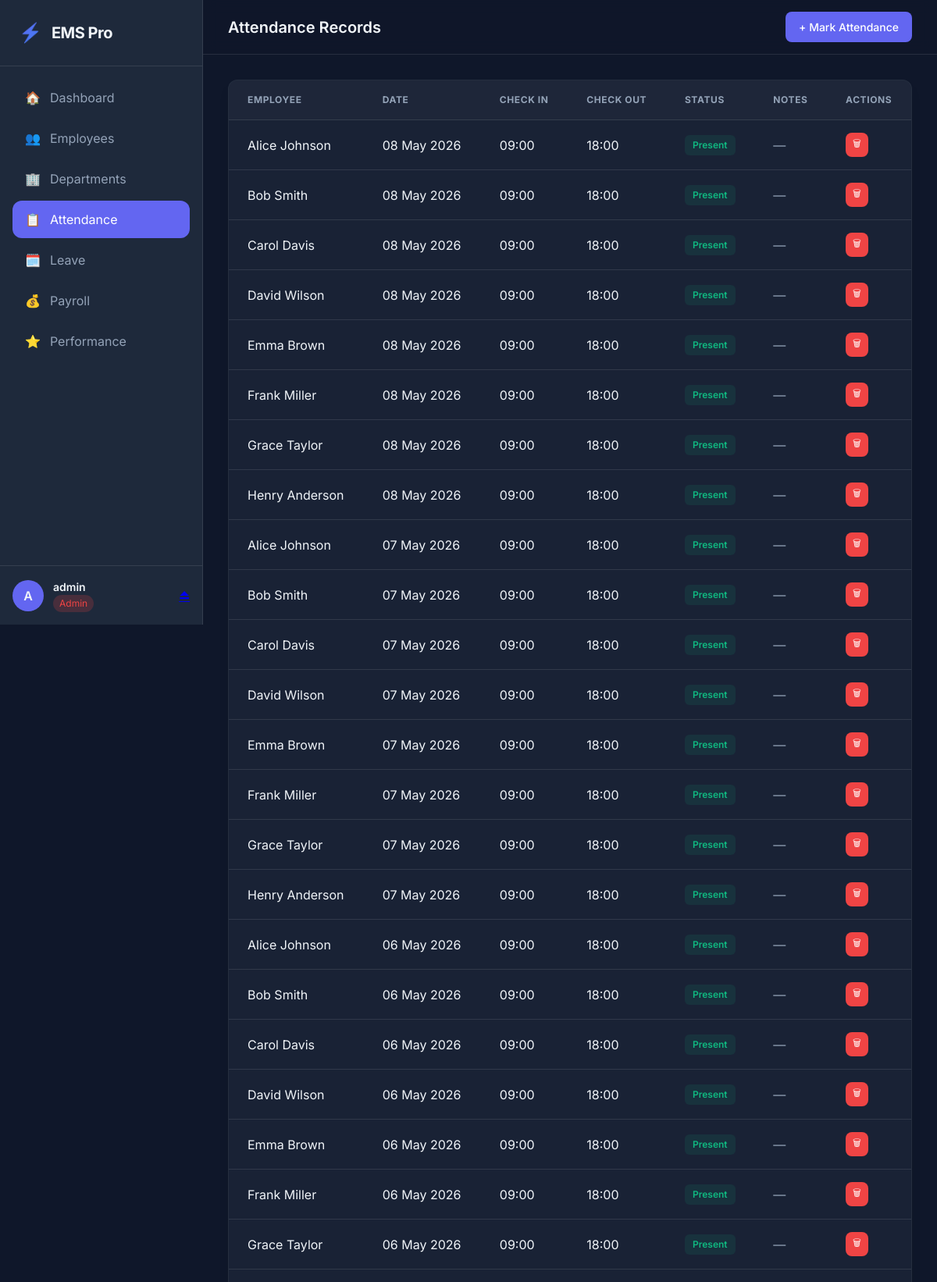
The app's page /attendance/ (signed in, upper part) with its own data.
### app/models/models.py (models this page shows, shortened)
class User(UserMixin, db.Model):
    __tablename__ = "users"
    id            = db.Column(db.Integer, primary_key=True, autoincrement=True)
    username      = db.Column(db.String(50), unique=True, nullable=False)
    password_hash = db.Column(db.String(128), nullable=False)
    role          = db.Column(db.String(20), default=UserRole.EMPLOYEE.value)
    employee_id   = db.Column(db.Integer, db.ForeignKey("employees.id"), nullable=True)
    is_active     = db.Column(db.Boolean, default=True)
    last_login    = db.Column(db.DateTime, nullable=True)
    created_at    = db.Column(db.DateTime, default=datetime.utcnow)
    employee = db.relationship("Employee", back_populates="user")
    @property
    def is_admin(self) -> bool:
        return self.role == UserRole.ADMIN.value

class Attendance(db.Model):
    __tablename__ = "attendance"
    id          = db.Column(db.Integer, primary_key=True, autoincrement=True)
    employee_id = db.Column(db.Integer, db.ForeignKey("employees.id"), nullable=False)
    date        = db.Column(db.Date, nullable=False, default=date.today)
    check_in    = db.Column(db.String(10), default="")   # HH:MM
    check_out   = db.Column(db.String(10), default="")   # HH:MM
    status      = db.Column(db.String(20), default=AttendanceStatus.PRESENT.value)
    notes       = db.Column(db.Text, default="")
    created_at  = db.Column(db.DateTime, default=datetime.utcnow)
    employee = db.relationship("Employee", back_populates="attendance")

### app/routes/attendance.py (the view)
@attendance_bp.route("/")
@login_required
def list_attendance():
    if current_user.is_admin:
        records = AttendanceService.get_all(limit=300)
    else:
        records = AttendanceService.get_for_employee(
            current_user.employee_id, days=60
        )
    return render_template("attendance/list.html", records=records, today=today_str())

### app/models/models.py (called while the page is built)
    @property
    def full_name(self) -> str:
        return f"{self.first_name} {self.last_name}"

### app/services/attendance_service.py (called while the page is built)
    @staticmethod
    def get_all(limit: int = 200) -> list[dict]:
        records = (
            Attendance.query
            .order_by(Attendance.date.desc())
            .limit(limit)
            .all()
        )
        return [AttendanceService._to_dict(r) for r in records]

    @staticmethod
    def _to_dict(r: Attendance) -> dict:
        emp_name = r.employee.full_name if r.employee else ""
        return {
            "id":          r.id,
            "employee_id": r.employee_id,
            "emp_name":    emp_name,
            "date":        str(r.date),
            "check_in":    r.check_in,
            "check_out":   r.check_out,
            "status":      r.status,
            "notes":       r.notes,
        }

### app/utils/helpers.py (called while the page is built)
def format_date(d) -> str:
    if d is None:
        return "—"
    if isinstance(d, str):
        try:
            d = datetime.strptime(d, "%Y-%m-%d").date()
        except ValueError:
            return d
    return d.strftime("%d %b %Y")

def today_str() -> str:
    return date.today().strftime("%Y-%m-%d")

def badge_class(status: str) -> str:
    mapping = {
        "approved":   "badge-success",
        "present":    "badge-success",
        "active":     "badge-success",
        "pending":    "badge-warning",
        "late":       "badge-warning",
        "half_day":   "badge-warning",
        "rejected":   "badge-danger",
        "absent":     "badge-danger",
        "inactive":   "badge-danger",
        "terminated": "badge-secondary",
    }
    return mapping.get((status or "").lower(), "badge-secondary")

### app/templates/attendance/list.html (shortened to what this page needs)
{% extends "base.html" %}
{% block page_title %}Attendance Records{% endblock %}
{% block topbar_actions %}
  {% if current_user.is_admin %}
  <a href="{{ url_for('attendance.mark_attendance') }}" class="btn btn-primary btn-sm">+ Mark Attendance</a>
  {% endif %}
{% endblock %}
{% block content %}
<div class="card">
  <div class="card-body p0">
    <table class="table table-hover">
      <thead>
        <tr>
          <th>Employee</th><th>Date</th><th>Check In</th>
          <th>Check Out</th><th>Status</th><th>Notes</th>
          {% if current_user.is_admin %}<th>Actions</th>{% endif %}
        </tr>
      </thead>
      <tbody>
        {% for rec in records %}
        <tr>
          <td class="fw-500">{{ rec.emp_name }}</td>
          <td>{{ format_date(rec.date) }}</td>
          <td>{{ rec.check_in or '—' }}</td>
          <td>{{ rec.check_out or '—' }}</td>
          <td><span class="badge {{ badge_class(rec.status) }}">{{ rec.status|replace('_',' ')|capitalize }}</span></td>
          <td class="muted">{{ rec.notes or '—' }}</td>
          {% if current_user.is_admin %}
          <td>
            <form method="POST" action="{{ url_for('attendance.delete_record', record_id=rec.id) }}"
                  onsubmit="return confirm('Delete this attendance record?')">
              <button type="submit" class="btn btn-danger btn-xs">🗑</button>
            </form>
          </td>
          {% endif %}
        </tr>
        {% else %}
        <tr><td colspan="7" class="tc muted py-lg">No attendance records found.</td></tr>
        {% endfor %}
      </tbody>
    </table>
  </div>
</div>
{% endblock %}

### app/templates/base.html (shortened to what this page needs)
<!DOCTYPE html>
<html lang="en">
<head>
  <link rel="stylesheet" href="{{ url_for('static', filename='css/main.css') }}"/>
</head>
<body class="{% if not current_user.is_authenticated %}auth-page{% endif %}">
{% if current_user.is_authenticated %}
<aside class="sidebar" id="sidebar">
  <div class="sidebar-brand">
    <div class="brand-icon">⚡</div>
    <span class="brand-text">EMS Pro</span>
  </div>
  <nav class="sidebar-nav">
    <a href="{{ url_for('dashboard.index') }}"
       class="nav-item {% if request.endpoint == 'dashboard.index' %}active{% endif %}">
      <span class="nav-icon">🏠</span><span class="nav-label">Dashboard</span>
    </a>
    <a href="{{ url_for('employees.list_employees') }}"
       class="nav-item {% if 'employees' in request.endpoint %}active{% endif %}">
      <span class="nav-icon">👥</span><span class="nav-label">Employees</span>
    </a>
    {% if current_user.is_admin %}
    <a href="{{ url_for('departments.list_departments') }}"
       class="nav-item {% if 'departments' in request.endpoint %}active{% endif %}">
      <span class="nav-icon">🏢</span><span class="nav-label">Departments</span>
    </a>
    {% endif %}
    <a href="{{ url_for('attendance.list_attendance') }}"
       class="nav-item {% if 'attendance' in request.endpoint %}active{% endif %}">
      <span class="nav-icon">📋</span><span class="nav-label">Attendance</span>
    </a>
    <a href="{{ url_for('leave.list_leave') }}"
       class="nav-item {% if 'leave' in request.endpoint %}active{% endif %}">
      <span class="nav-icon">🗓️</span><span class="nav-label">Leave</span>
    </a>
    <a href="{{ url_for('payroll.list_payroll') }}"
       class="nav-item {% if 'payroll' in request.endpoint %}active{% endif %}">
      <span class="nav-icon">💰</span><span class="nav-label">Payroll</span>
    </a>
    <a href="{{ url_for('performance.list_performance') }}"
       class="nav-item {% if 'performance' in request.endpoint %}active{% endif %}">
      <span class="nav-icon">⭐</span><span class="nav-label">Performance</span>
    </a>
  </nav>
  <div class="sidebar-footer">
    <div class="user-info">
      <div class="user-avatar">{{ current_user.username[0].upper() }}</div>
      <div class="user-details">
        <span class="user-name">{{ current_user.username }}</span>
        <span class="user-role badge-{{ 'admin' if current_user.is_admin else 'emp' }}">
          {{ current_user.role | capitalize }}
        </span>
      </div>
    </div>
    <a href="{{ url_for('auth.logout') }}" class="logout-btn" title="Logout">⏏</a>
  </div>
</aside>
<div class="main-wrapper">
  <header class="topbar">
    <div class="topbar-title">{% block page_title %}{% endblock %}</div>
    <div class="topbar-actions">{% block topbar_actions %}{% endblock %}</div>
  </header>
  <main class="content">
    {% block content %}{% endblock %}
  </main>
</div>
{% else %}
  {% block auth_content %}{% endblock %}
{% endif %}
</body>
</html>

### records on screen
User: username "A", username "admin", role "Admin"
Attendance: emp_name "Alice Johnson", date "08 May 2026", check_in "09:00", check_out "18:00", status "Present", notes "—"
Attendance: emp_name "Bob Smith", date "08 May 2026", check_in "09:00", check_out "18:00", status "Present", notes "—"
Attendance: emp_name "Carol Davis", date "08 May 2026", check_in "09:00", check_out "18:00", status "Present", notes "—"
Attendance: emp_name "David Wilson", date "08 May 2026", check_in "09:00", check_out "18:00", status "Present", notes "—"
Attendance: emp_name "Emma Brown", date "08 May 2026", check_in "09:00", check_out "18:00", status "Present", notes "—"
Attendance: emp_name "Frank Miller", date "08 May 2026", check_in "09:00", check_out "18:00", status "Present", notes "—"
Attendance: emp_name "Grace Taylor", date "08 May 2026", check_in "09:00", check_out "18:00", status "Present", notes "—"
Attendance: emp_name "Henry Anderson", date "08 May 2026", check_in "09:00", check_out "18:00", status "Present", notes "—"
Attendance: emp_name "Alice Johnson", date "07 May 2026", check_in "09:00", check_out "18:00", status "Present", notes "—"
Attendance: emp_name "Bob Smith", date "07 May 2026", check_in "09:00", check_out "18:00", status "Present", notes "—"
Attendance: emp_name "Carol Davis", date "07 May 2026", check_in "09:00", check_out "18:00", status "Present", notes "—"
Attendance: emp_name "David Wilson", date "07 May 2026", check_in "09:00", check_out "18:00", status "Present", notes "—"
Attendance: emp_name "Emma Brown", date "07 May 2026", check_in "09:00", check_out "18:00", status "Present", notes "—"
Attendance: emp_name "Frank Miller", date "07 May 2026", check_in "09:00", check_out "18:00", status "Present", notes "—"
Attendance: emp_name "Grace Taylor", date "07 May 2026", check_in "09:00", check_out "18:00", status "Present", notes "—"
Attendance: emp_name "Henry Anderson", date "07 May 2026", check_in "09:00", check_out "18:00", status "Present", notes "—"
Attendance: emp_name "Alice Johnson", date "06 May 2026", check_in "09:00", check_out "18:00", status "Present", notes "—"
Attendance: emp_name "Bob Smith", date "06 May 2026", check_in "09:00", check_out "18:00", status "Present", notes "—"
Attendance: emp_name "Carol Davis", date "06 May 2026", check_in "09:00", check_out "18:00", status "Present", notes "—"
Attendance: emp_name "David Wilson", date "06 May 2026", check_in "09:00", check_out "18:00", status "Present", notes "—"
Attendance: emp_name "Emma Brown", date "06 May 2026", check_in "09:00", check_out "18:00", status "Present", notes "—"
Attendance: emp_name "Frank Miller", date "06 May 2026", check_in "09:00", check_out "18:00", status "Present", notes "—"
Attendance: emp_name "Grace Taylor", date "06 May 2026", check_in "09:00", check_out "18:00", status "Present", notes "—"
